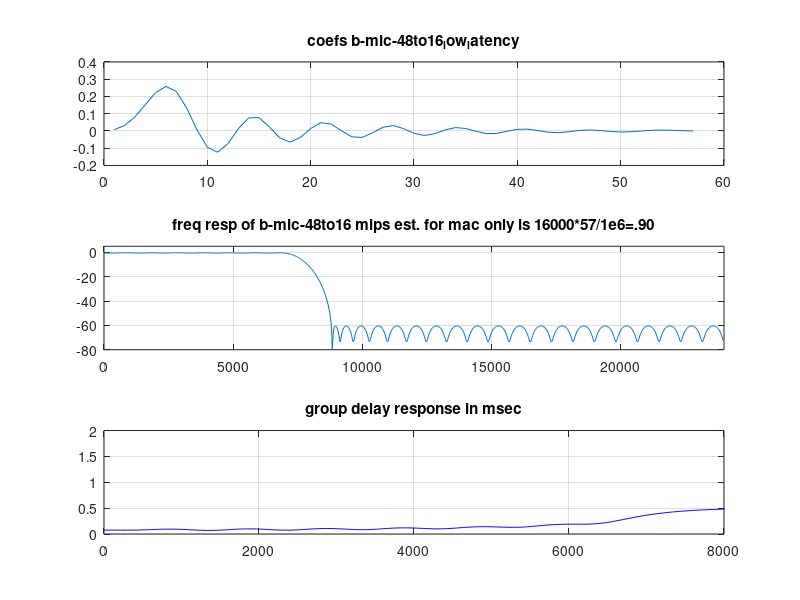

Write MATLAB code to recreate this figure. (Note: this script raises an error after producing the figure.)
clear;
close all;

b_mic_48to16_low_latency = [
 7.6662190749e-003 
 3.2033348044e-002  
 8.1502335054e-002  
 1.5237875903e-001 
 2.2285303618e-001 
 2.5814236916e-001  
 2.2891439568e-001  
 1.3334983083e-001 
 6.4435766910e-003 
 -9.4527836079e-002 
 -1.2303308191e-001 
 -7.3677499079e-002 
 1.2799744790e-002  
 7.6110222350e-002  
 7.7148298742e-002  
 2.3456889137e-002 
-3.9552049113e-002 
-6.4597356425e-002 
-3.7718430120e-002  
1.4236969383e-002 
 4.8091538730e-002  
 3.9548814102e-002  
 4.5926862538e-004 
 -3.4307909410e-002 
-3.7289735635e-002 
-9.9054880792e-003  
2.1818262413e-002  
3.1326168323e-002 
 1.3509739522e-002 
 -1.3512712472e-002 
 -2.6182082648e-002 
 -1.5814030375e-002 
 5.9423672808e-003  
 1.9409544569e-002  
 1.4438981673e-002 
 -2.2998022575e-003 
-1.5180418781e-002 
-1.4010162635e-002 
-1.8494216745e-003  
9.4782066569e-003 
 1.0632553365e-002  
 2.2278533878e-003 
 -7.2386710643e-003 
 -9.7688274021e-003 
-4.4685901081e-003  
2.9098009564e-003  
5.8916552047e-003  
2.7570540533e-003 
-2.9029944672e-003 
-6.0764082037e-003 
-4.5789021068e-003 
-1.5759487624e-004 
 3.7325760568e-003  
 4.8956133546e-003  
 3.5908948378e-003  
 1.6215235182e-003
 0];


b_mic_16to8_low_latency = [
 1.8753042940e-002  
 9.3836464842e-002  
 2.3278193274e-001  
 3.5081626087e-001 
 3.1284331366e-001  
 9.4568556279e-002 
 -1.3115897319e-001 
 -1.5734089421e-001 
 3.0782206452e-003  
 1.2278388428e-001  
 5.6348615529e-002 
 -7.4580832107e-002 
-7.6018825565e-002  
3.3939095437e-002  
7.5578177621e-002 
-4.4108598305e-003 
-6.5899786608e-002 
-1.5169642508e-002  
5.2750228053e-002  
2.6927323424e-002 
-3.9134448804e-002 
-3.2900585499e-002  
2.6534129956e-002  
3.4736400498e-002 
-1.5643830192e-002 
-3.3724734414e-002  
6.7261463406e-003  
3.0872309457e-002 
 2.2245108777e-004 
 -2.6929399062e-002 
 -5.3341969690e-003  
 2.2451839027e-002 
 8.7991742474e-003 
 -1.7865350288e-002 
 -1.0853589162e-002  
 1.3472241482e-002 
 1.1750651642e-002 
 -9.4763324057e-003 
 -1.1726220831e-002  
 6.0128663312e-003 
 1.1023041758e-002 
 -3.1634166238e-003 
 -9.8580342867e-003  
 9.3826922365e-004 
 8.4612828444e-003  
 6.7898023428e-004 
 -7.0041787384e-003 
 -1.8029835212e-003 
 5.7452945339e-003  
 2.5842615263e-003 
 -4.8947894753e-003 
 -3.8537461970e-003 
 4.7574250760e-003  
 9.6143641297e-003  
 6.9886878968e-003  
 2.0391227092e-003]; 



b_ear_8to16_low_latency = [
 6.1364365803e-002  
 2.8099842208e-001  
 6.2077314184e-001  
 7.8941848110e-001 
 5.0510106202e-001 
 -6.6584449623e-002 
 -3.7554009826e-001 
 -1.5403105336e-001 
 2.0639416596e-001  
 1.9827450543e-001 
 -9.2365442678e-002 
 -1.8553441459e-001 
 2.3299085634e-002  
 1.5655101505e-001  
 1.6517189592e-002 
 -1.2544091320e-001 
-3.7988695684e-002  
9.7045864311e-002  
4.8019520821e-002 
-7.2755249896e-002 
-5.0905066657e-002  
5.2703620059e-002  
4.9372261955e-002 
-3.6595834773e-002 
-4.5229550244e-002  
2.3961513110e-002  
3.9661714831e-002 
-1.4332913667e-002 
-3.3491136819e-002  
7.2859010872e-003  
2.7338881553e-002 
-2.4381742985e-003 
-2.1737701604e-002 
-4.9708919411e-004  
1.7614879796e-002  
1.7314325771e-003 
-2.0843167830e-002 
-2.0403064583e-002 
-6.4557598308e-003  
1.0795638540e-003]; 



b_ear_16to48_low_latency = [
 4.7295169659e-002  
 1.6836786687e-001  
 3.7590002458e-001  
 6.1794476403e-001 
 7.8508701264e-001  
 7.6370746534e-001  
 5.1570819397e-001  
 1.2688555447e-001 
-2.2393436764e-001 
-3.6858404504e-001 
-2.6007110280e-001 
-5.8732574022e-003 
 2.0532266706e-001  
 2.3594056277e-001  
 9.1075096066e-002 
 -9.8194085807e-002 
-1.8402690100e-001 
-1.1533058246e-001  
3.3368872983e-002  
1.3435175375e-001 
 1.1350165481e-001  
 4.1285299090e-003 
 -9.3297477607e-002 
 -1.0074006576e-001 
-2.4293084675e-002  
6.1339050087e-002  
8.3985940026e-002  
3.3468996906e-002 
-3.7495237248e-002 
-6.6711058260e-002 
-3.5855684545e-002  
2.0115732880e-002 
 5.0304293786e-002  
 3.3380672661e-002 
 -8.9533530199e-003 
 -3.7240121243e-002 
-3.0273458569e-002 
-4.2714977267e-004  
2.2879802362e-002  
2.0359847295e-002 
-2.6222896181e-003 
-2.5118829373e-002 
-3.0516284298e-002 
-1.8614744569e-002 
-1.7608199017e-003  
7.7799731120e-003  
9.7397200932e-003
0];

NPTS=1024;
epsilon=1e-8;

% 1 ----------------------------------
figure;
subplot(3,1,1),plot (b_mic_48to16_low_latency);
grid on;
zoom on;
title 'coefs b-mic-48to16_low_latency';

[h,w] = freqz(b_mic_48to16_low_latency,1,NPTS);
amp=20*log10(abs(h)+epsilon);
f=48000*(w/(2*pi));
subplot(3,1,2),plot(f,amp);
grid on;
zoom on;
title 'freq resp of b-mic-48to16 mips est. for mac only is 16000*57/1e6=.90';
axis([0 24000 -80 5]);

freqin=48000;
freqout=16000;
imp_resp=b_mic_48to16_low_latency';
numpts=size(imp_resp,2);
respi=[imp_resp zeros(1,NPTS-numpts)];
[gd,w]=grpdelay(respi,1,NPTS);
GD=1000*gd/max(freqin,freqout);
subplot(3,1,3),plot(f,GD,'b');
title('group delay response in msec');
grid on;
zoom on;
axis([0 min(freqin,freqout)/2 0 2]);
Fs = max(freqin,freqout);
Fstop = 1.1*min(freqin/2,freqout/2);
Rp = 0.3;
Fpass = .875*min(freqin/2,freqout/2);
Rs=60;
coef_redesign=phasemin1(Fs,Fpass,Rp,Fstop,Rs);
figure;
subplot(3,1,1),plot (coef_redesign);
grid on;
zoom on;
title 'redesigned coefficients';
[h,w] = freqz(coef_redesign,1,NPTS);
amp=20*log10(abs(h)+epsilon);
subplot(3,1,2),plot(f,amp);
grid on;
zoom on;
title 'freq resp of redesigned coefficients';
axis([0 24000 -80 5]);
imp_resp=coef_redesign;
numpts=size(imp_resp,2);
respi=[imp_resp zeros(1,NPTS-numpts)];
[gd,w]=grpdelay(respi,1,NPTS);
GD=1000*gd/max(freqin,freqout);
subplot(3,1,3),plot(f,GD,'b');
title('group delay response in msec of redesigned coefficients');
grid on;
zoom on;
axis([0 min(freqin,freqout)/2 0 2]);
% 2 ---------------------------------
figure;
subplot(3,1,1),plot (b_mic_16to8_low_latency);
grid on;
zoom on;
title 'coefs b-mic-16to8';

[h,w] = freqz(b_mic_16to8_low_latency,1,NPTS);
amp=20*log10(abs(h)+epsilon);
f=16000*(w/(2*pi));
subplot(3,1,2),plot(f,amp);
grid on;
zoom on;
title 'freq resp of b-mic-16to8 mips est. for mac only is 8000*56/1e6=.45';
axis([0 8000 -80 5]);

freqin=16000;
freqout=8000;
imp_resp=b_mic_16to8_low_latency';
numpts=size(imp_resp,2);
respi=[imp_resp zeros(1,NPTS-numpts)];
[gd,w]=grpdelay(respi,1,NPTS);
GD=1000*gd/max(freqin,freqout);
subplot(3,1,3),plot(f,GD,'b');
title('group delay response in msec');
grid on;
zoom on;
axis([0 min(freqin,freqout)/2 0 2]);
Fs = max(freqin,freqout);
Fstop = 1.05*min(freqin/2,freqout/2);
Rp = 0.3;
Fpass = .9*min(freqin/2,freqout/2);
Rs=65;
coef_redesign=phasemin1(Fs,Fpass,Rp,Fstop,Rs);
figure;
subplot(3,1,1),plot (coef_redesign);
grid on;
zoom on;
title 'redesigned coefficients';
[h,w] = freqz(coef_redesign,1,NPTS);
amp=20*log10(abs(h)+epsilon);
subplot(3,1,2),plot(f,amp);
grid on;
zoom on;
title 'freq resp of redesigned coefficients';
axis([0 8000 -80 5]);
imp_resp=coef_redesign;
numpts=size(imp_resp,2);
respi=[imp_resp zeros(1,NPTS-numpts)];
[gd,w]=grpdelay(respi,1,NPTS);
GD=1000*gd/max(freqin,freqout);
subplot(3,1,3),plot(f,GD,'b');
title('group delay response in msec of redesigned coefficients');
grid on;
zoom on;
axis([0 min(freqin,freqout)/2 0 2]);
% 3 ---------------------------------
figure;
subplot(3,1,1),plot (b_ear_8to16_low_latency);
grid on;
zoom on;
title 'coefs b-ear-8to16';

[h,w] = freqz(b_ear_8to16_low_latency,1,NPTS);
amp=20*log10(abs(h)+epsilon);
f=16000*(w/(2*pi));
subplot(3,1,2),plot(f,amp);
grid on;
zoom on;
title 'freq resp of b-ear-8to16 mips est for mac only is 8000*40/1e6=.32';
axis([0 8000 -80 10]);

freqin=8000;
freqout=16000;
imp_resp=b_ear_8to16_low_latency';
numpts=size(imp_resp,2);
respi=[imp_resp zeros(1,NPTS-numpts)];
[gd,w]=grpdelay(respi,1,NPTS);
GD=1000*gd/max(freqin,freqout);
subplot(3,1,3),plot(f,GD,'b');
title('group delay response in msec');
grid on;
zoom on;
axis([0 min(freqin,freqout)/2 0 2]);
Fs = max(freqin,freqout);
Fstop = 1.1*min(freqin/2,freqout/2);
Rp = 0.3;
Fpass = .9*min(freqin/2,freqout/2);
Rs=60;
coef_redesign=phasemin1(Fs,Fpass,Rp,Fstop,Rs);
figure;
subplot(3,1,1),plot (coef_redesign);
grid on;
zoom on;
title 'redesigned coefficients';
[h,w] = freqz(coef_redesign,1,NPTS);
amp=20*log10(abs(h)+epsilon);
subplot(3,1,2),plot(f,amp);
grid on;
zoom on;
title 'freq resp of redesigned coefficients';
axis([0 8000 -80 5]);
imp_resp=coef_redesign;
numpts=size(imp_resp,2);
respi=[imp_resp zeros(1,NPTS-numpts)];
[gd,w]=grpdelay(respi,1,NPTS);
GD=1000*gd/max(freqin,freqout);
subplot(3,1,3),plot(f,GD,'b');
title('group delay response in msec of redesigned coefficients');
grid on;
zoom on;
axis([0 min(freqin,freqout)/2 0 2]);
% 4 --------------------------------
figure;
subplot(3,1,1),plot (b_ear_16to48_low_latency);
grid on;
zoom on;
title 'coefs b-ear-16to48';

[h,w] = freqz(b_ear_16to48_low_latency,1,NPTS);
amp=20*log10(abs(h)+epsilon);
f=48000*(w/(2*pi));
subplot(3,1,2),plot(f,amp);
grid on;
zoom on;
title 'freq resp of b-ear-16to48 mips est for mac only is 16000*47/1e6=.75';
axis([0 24000 -75 15]);

freqin=16000;
freqout=48000;
imp_resp=b_ear_16to48_low_latency';
numpts=size(imp_resp,2);
respi=[imp_resp zeros(1,NPTS-numpts)];
[gd,w]=grpdelay(respi,1,NPTS);
GD=1000*gd/max(freqin,freqout);
subplot(3,1,3),plot(f,GD,'b');
title('group delay response in msec');
grid on;
zoom on;
axis([0 min(freqin,freqout)/2 0 2]);
Fs = max(freqin,freqout);
Fstop = 8800;
Rp = 0.3;
Fpass = 7200;
Rs=50;
coef_redesign=phasemin1(Fs,Fpass,Rp,Fstop,Rs);
figure;
subplot(3,1,1),plot (coef_redesign);
grid on;
zoom on;
title 'redesigned coefficients';
[h,w] = freqz(coef_redesign,1,NPTS);
amp=20*log10(abs(h)+epsilon);
subplot(3,1,2),plot(f,amp);
grid on;
zoom on;
title 'freq resp of redesigned coefficients';
axis([0 24000 -80 5]);
imp_resp=coef_redesign;
numpts=size(imp_resp,2);
respi=[imp_resp zeros(1,NPTS-numpts)];
[gd,w]=grpdelay(respi,1,NPTS);
GD=1000*gd/max(freqin,freqout);
subplot(3,1,3),plot(f,GD,'b');
title('group delay response in msec of redesigned coefficients');
grid on;
zoom on;
axis([0 min(freqin,freqout)/2 0 2]);
%------------------- Write the tables to separate C-files --------------------------------
[b_mic_48to16_low_latency]=normfilter_low_latency(b_mic_48to16_low_latency,1);
[nbcoef_48_16_low_latency,dummy]=size(b_mic_48to16_low_latency);
fid = openfile('resample_table48_16_low_latency.c');
%fprintf(fid,'#include "resample.h"\n');
fprintf(fid,'#include "resample_local.h"\n\n');
%fprintf(fid,'#ifdef USE_LOW_LATENCY\n');
fprintf(fid,'Float const YMEM resample_48_16_low_latency[%d] = {\n',(nbcoef_48_16_low_latency+1));
for k = 1:nbcoef_48_16_low_latency-1
     fprintf(fid,'\tFORMAT_FLOAT(%.15f,MAXVAL),  \t\t// %d\n',b_mic_48to16_low_latency(k),k-1);
end
k=nbcoef_48_16_low_latency;
fprintf(fid,'\tFORMAT_FLOAT(%.15f,MAXVAL) ,  \t\t// %d\n',b_mic_48to16_low_latency(k),k-1);
fprintf(fid,'\tFORMAT_FLOAT(%.15f,MAXVAL) };  \t\t// %d\n',0,k);
%fprintf(fid,'#endif\n');
fclose(fid);
%--------------------------------------------------------------------------------------------
[b_mic_16to8_low_latency]=normfilter_low_latency(b_mic_16to8_low_latency,1);
[nbcoef_16_8_low_latency,dummy]=size(b_mic_16to8_low_latency);
fid = openfile('resample_table16_8_low_latency.c');
%fprintf(fid,'#include "resample.h"\n');
fprintf(fid,'#include "resample_local.h"\n\n');
fprintf(fid,'#ifndef M4_LL_MSEC\n\n');
%fprintf(fid,'#ifdef USE_LOW_LATENCY\n');
fprintf(fid,'Float const YMEM resample_16_8_low_latency[%d] = {\n',(nbcoef_16_8_low_latency+1));
for k = 1:nbcoef_16_8_low_latency-1
     fprintf(fid,'\tFORMAT_FLOAT(%.15f,MAXVAL),  \t\t// %d\n',b_mic_16to8_low_latency(k),k-1);
end
k=nbcoef_16_8_low_latency;
fprintf(fid,'\tFORMAT_FLOAT(%.15f,MAXVAL) ,  \t\t// %d\n',b_mic_16to8_low_latency(k),k-1);
fprintf(fid,'\tFORMAT_FLOAT(%.15f,MAXVAL) };  \t\t// %d\n',0,k);
%fprintf(fid,'#endif\n');
fprintf(fid,'#endif //ifndef M4_LL_MSEC\n\n');
fclose(fid);
%--------------------------------------------------------------------------------------------
[b_ear_16to48_low_latency]=normfilter_low_latency(b_ear_16to48_low_latency,3);
[nbcoef_16_48_low_latency,dummy]=size(b_ear_16to48_low_latency);
fid = openfile('resample_table16_48_low_latency.c');
%fprintf(fid,'#include "resample.h"\n');
fprintf(fid,'#include "resample_local.h"\n\n');
%fprintf(fid,'#ifdef USE_LOW_LATENCY\n');
fprintf(fid,'Float const YMEM resample_16_48_low_latency[%d] = {\n',(nbcoef_16_48_low_latency+1));
for k = 1:nbcoef_16_48_low_latency-1
     fprintf(fid,'\tFORMAT_FLOAT(%.15f,MAXVAL),  \t\t// %d\n',b_ear_16to48_low_latency(k),k-1);
end
k=nbcoef_16_48_low_latency;
fprintf(fid,'\tFORMAT_FLOAT(%.15f,MAXVAL) ,  \t\t// %d\n',b_ear_16to48_low_latency(k),k-1);
fprintf(fid,'\tFORMAT_FLOAT(%.15f,MAXVAL) };  \t\t// %d\n',0,k);
%fprintf(fid,'#endif\n');
fclose(fid);
%--------------------------------------------------------------------------------------------
[b_ear_8to16_low_latency]=normfilter_low_latency(b_ear_8to16_low_latency,2);
[nbcoef_8_16_low_latency,dummy]=size(b_ear_8to16_low_latency);
fid = openfile('resample_table8_16_low_latency.c');
%fprintf(fid,'#include "resample.h"\n');
fprintf(fid,'#include "resample_local.h"\n\n');
fprintf(fid,'#ifndef M4_LL_MSEC\n\n');
%fprintf(fid,'#ifdef USE_LOW_LATENCY\n');
fprintf(fid,'Float const YMEM resample_8_16_low_latency[%d] = {\n',(nbcoef_8_16_low_latency+1));
for k = 1:nbcoef_8_16_low_latency-1
     fprintf(fid,'\tFORMAT_FLOAT(%.15f,MAXVAL),  \t\t// %d\n',b_ear_8to16_low_latency(k),k-1);
end
k=nbcoef_8_16_low_latency;
fprintf(fid,'\tFORMAT_FLOAT(%.15f,MAXVAL) ,  \t\t// %d\n',b_ear_8to16_low_latency(k),k-1);
fprintf(fid,'\tFORMAT_FLOAT(%.15f,MAXVAL) };  \t\t// %d\n',0,k);
%fprintf(fid,'#endif\n');
fprintf(fid,'#endif //ifndef M4_LL_MSEC\n\n');
fclose(fid);


gen_src_incr_offset_tab;







